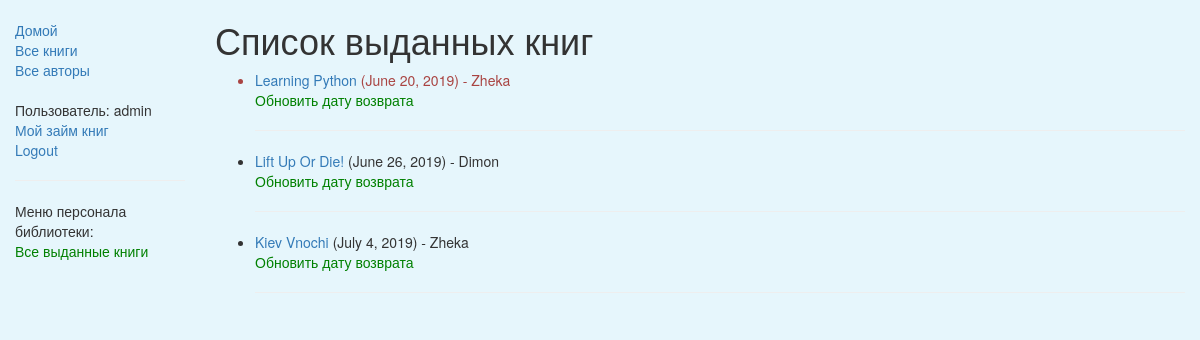
Page /catalog/borrowed/ (signed in) on the committed database.
### catalog/models.py (models this page shows, shortened)
class BookInstance(models.Model):
    id = models.UUIDField(primary_key=True, default=uuid.uuid4, help_text="Unique ID for this particular book across whole library")
    book = models.ForeignKey('Book', on_delete=models.SET_NULL, null=True)
    imprint = models.CharField(max_length=200)
    due_back = models.DateField(null=True, blank=True)
    LOAN_STATUS = (
        ('m', 'Maintenance'),
        ('o', 'On loan'),
        ('a', 'Available'),
        ('r', 'Reserved'),
    )
    status = models.CharField(max_length=1, choices=LOAN_STATUS, blank=True, default='m', help_text='Book availability')
    borrower = models.ForeignKey(User, on_delete=models.SET_NULL, null=True, blank=True)
    @property
    def is_overdue(self):
        if self.due_back and date.today() > self.due_back:
            return True
        return False
    class Meta:
        ordering = ["due_back"]
        permissions = (
            ("can_mark_returned", "Set book as returned"),
            ("can_see_borrowed", "See all borrowers"),
        )

class Book(models.Model):
    title = models.CharField(max_length=200)
    author = models.ForeignKey('Author', on_delete=models.SET_NULL, null=True)
    summary = models.TextField(max_length=1000, help_text="Enter a brief description of the book")
    isbn = models.CharField('ISBN',max_length=13, help_text='13 Character <a href="https://www.isbn-international.org/content/what-isbn">ISBN number</a>')
    genre = models.ManyToManyField(Genre, help_text="Select a genre for this book")
    class Meta:
        ordering = ['-id']
    def display_genre(self):
        """
        Creates a string for the Genre. This is required to display genre in Admin.
        """
        return ', '.join([ genre.name for genre in self.genre.all()[:3] ])
    display_genre.short_description = 'Genre'

### catalog/views.py (the view)
# urls.py: path('borrowed/', views.SeeAllBorrowers.as_view(), name='all-borrowers')
class SeeAllBorrowers(PermissionRequiredMixin, generic.ListView):
    permission_required = 'catalog.can_see_borrowed'
    model = BookInstance
    template_name = 'catalog/borrowers_list.html'
    paginate_by = 10
    def get_queryset(self):
        return BookInstance.objects.filter(status__exact='o').order_by('due_back')

### catalog/templates/catalog/borrowers_list.html (shortened to what this page needs)
{% extends 'catalog/base_generic.html' %}
{% block content %}
    <h1> Список выданных книг</h1>
    {% if bookinstance_list %}
    <ul>
      {% for bookinst in bookinstance_list %}
      <li class="{% if bookinst.is_overdue %}text-danger{% endif %}">
        <a href="{% url 'book-detail' bookinst.book.pk %}">{{bookinst.book.title}}</a> ({{ bookinst.due_back }}) - {{bookinst.borrower}}
        <br>
        <a href="{% url 'renew-book-librarian' bookinst.id %}" class="adm">Обновить дату возврата</a>
        <hr>
      </li>
      {% endfor %}
    </ul>
    {% else %}
      <p>There are no books borrowed.</p>
    {% endif %}
{% endblock content %}

### catalog/templates/catalog/base_generic.html (shortened to what this page needs)
<!DOCTYPE html>
<html lang="en">
<head>
  <link rel="stylesheet" href="https://maxcdn.bootstrapcdn.com/bootstrap/3.3.7/css/bootstrap.min.css">
  {% load static %}
  <link rel="stylesheet" href="{% static 'css/styles.css' %}">
</head>
<body>
  <div class="container-fluid">
    <div class="row">
      <div class="col-sm-2">
      {% block sidebar %}
      <ul class="sidebar-nav">
          <li><a href="{% url 'index' %}">Домой</a></li>
          <li><a href="{% url 'books' %}">Все книги</a></li>
          <li><a href="{% url 'authors' %}">Все авторы</a></li>
          <br>
          {% if user.is_authenticated %}
              <li>Пользователь: {{ user.get_username }}</li>
              <li><a href="{% url 'my-borrowed' %}">Мой займ книг</a></li>
              <li><a href="{% url 'logout'%}?next={{request.path}}">Logout</a></li>
          {% else %}
              <li><a href="{% url 'login'%}?next={{request.path}}">Login</a></li>
          {% endif %}
          {% if perms.catalog.can_see_borrowed %}
            <hr>
            <li>Меню персонала библиотеки:</li>
            <div class="adm">
              <li><a href="{% url 'all-borrowers' %}">Все выданные книги</a></li>
            </div>
          {% endif %}
      </ul>
     {% endblock %}
      </div>
      <div class="col-sm-10 ">
      {% block content %}{% endblock %}
      </div>
    </div>
  </div>
</body>
</html>

### catalog/static/css/styles.css (style rules this page uses)
body { background-color: rgba(228, 246, 252, 0.897); }
.sidebar-nav { margin-top: 20px; padding: 0; list-style: none; }
.adm, .adm > a, .adm > p, .adm > li > a { color: green; }

### rows in the picture
BookInstance: book "Learning Python", due_back "June 20, 2019", borrower "Zheka"
BookInstance: book "Lift Up Or Die!", due_back "June 26, 2019", borrower "Dimon"
BookInstance: book "Kiev Vnochi", due_back "July 4, 2019", borrower "Zheka"

### other values in the picture
{{ user.get_username }} "admin"
